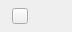
<?xml version="1.0" encoding="UTF-8"?>
<ui version="4.0">
 <class>SideBarTab</class>
 <widget class="QWidget" name="SideBarTab">
  <property name="geometry">
   <rect>
    <x>0</x>
    <y>0</y>
    <width>72</width>
    <height>32</height>
   </rect>
  </property>
  <property name="sizePolicy">
   <sizepolicy hsizetype="Preferred" vsizetype="Fixed">
    <horstretch>0</horstretch>
    <verstretch>0</verstretch>
   </sizepolicy>
  </property>
  <property name="minimumSize">
   <size>
    <width>0</width>
    <height>32</height>
   </size>
  </property>
  <property name="maximumSize">
   <size>
    <width>16777215</width>
    <height>32</height>
   </size>
  </property>
  <property name="cursor">
   <cursorShape>PointingHandCursor</cursorShape>
  </property>
  <property name="windowTitle">
   <string notr="true"/>
  </property>
  <property name="styleSheet">
   <string notr="true">SideBarTab
{
border-radius:6px;
}

SideBarTab[selected=true]
{
background-color: #FFFFFF; /*colorToken.page-background*/
}

SideBarTab[selected=false]
{
background-color:  transparent;
}</string>
  </property>
  <layout class="QHBoxLayout" name="horizontalLayout" stretch="0,1,0">
   <property name="spacing">
    <number>8</number>
   </property>
   <property name="leftMargin">
    <number>12</number>
   </property>
   <property name="topMargin">
    <number>8</number>
   </property>
   <property name="rightMargin">
    <number>12</number>
   </property>
   <property name="bottomMargin">
    <number>8</number>
   </property>
   <item>
    <widget class="QToolButton" name="lIcon">
     <property name="sizePolicy">
      <sizepolicy hsizetype="Fixed" vsizetype="Fixed">
       <horstretch>0</horstretch>
       <verstretch>0</verstretch>
      </sizepolicy>
     </property>
     <property name="minimumSize">
      <size>
       <width>16</width>
       <height>16</height>
      </size>
     </property>
     <property name="maximumSize">
      <size>
       <width>16</width>
       <height>16</height>
      </size>
     </property>
     <property name="font">
      <font>
       <family>Lato</family>
       <bold>false</bold>
      </font>
     </property>
     <property name="cursor">
      <cursorShape>PointingHandCursor</cursorShape>
     </property>
     <property name="acceptDrops">
      <bool>false</bool>
     </property>
     <property name="text">
      <string notr="true"/>
     </property>
     <property name="iconSize">
      <size>
       <width>16</width>
       <height>16</height>
      </size>
     </property>
     <property name="checkable">
      <bool>true</bool>
     </property>
     <property name="autoExclusive">
      <bool>false</bool>
     </property>
     <property name="class" stdset="0">
      <string notr="true">icon-label</string>
     </property>
    </widget>
   </item>
   <item>
    <widget class="QLabel" name="lTitle">
     <property name="sizePolicy">
      <sizepolicy hsizetype="Expanding" vsizetype="Preferred">
       <horstretch>0</horstretch>
       <verstretch>0</verstretch>
      </sizepolicy>
     </property>
     <property name="text">
      <string/>
     </property>
    </widget>
   </item>
   <item>
    <widget class="QLabel" name="lCounter">
     <property name="text">
      <string notr="true"/>
     </property>
    </widget>
   </item>
  </layout>
 </widget>
 <resources/>
 <connections/>
</ui>
